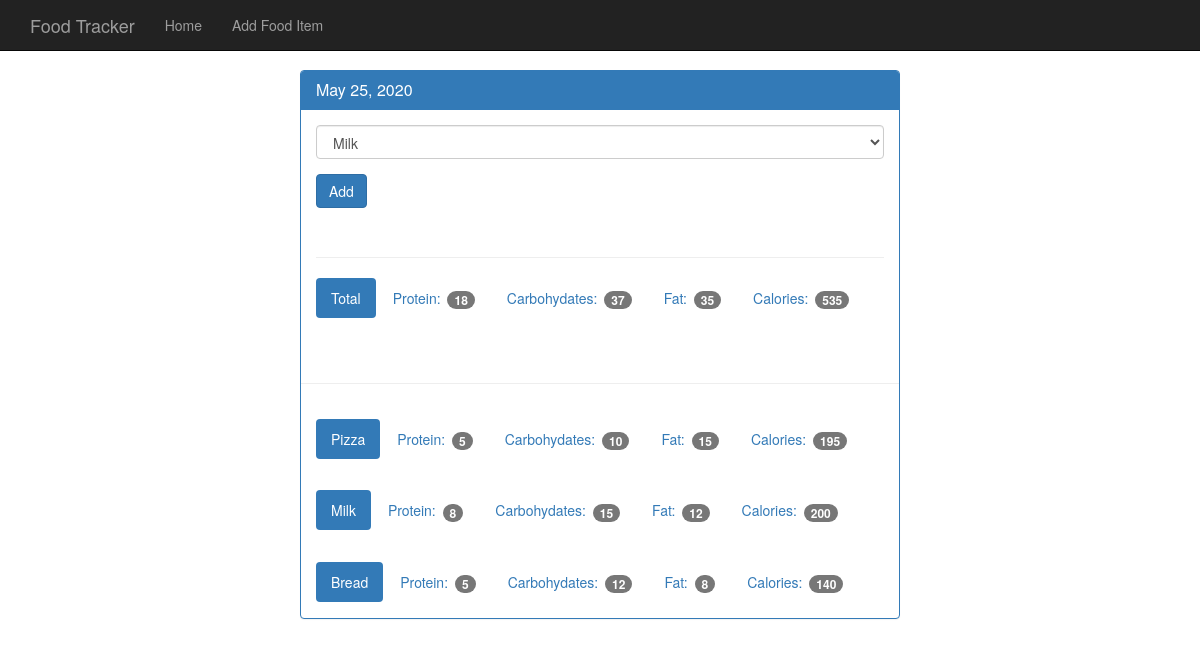
Page /view/20200525 on the committed database.
### tables this page shows
CREATE TABLE food (
    id integer  primary key autoincrement,
    name text not null ,
    protein integer not null,
    carbohydrates integer not null,
    fat integer not null,
    calories integer not null
);

### app.py (the view)
@app.route('/view/<date>', methods=['POST', 'GET'])
def view(date):
    db = get_db()
    cur = db.execute('select id, entry_date from log_date where entry_date = ?', [date])
    date_result = cur.fetchone()
    if request.method == 'POST':
        food_id = request.form['food-select']
        date_id = date_result['id']
        db.execute('insert into food_date (food_id, log_date_id) values (?, ?)', [food_id, date_id])
        db.commit()
    d = datetime.strptime(str(date_result['entry_date']), '%Y%m%d')
    pretty_date = datetime.strftime(d, '%B %d, %Y')
    food_cur = db.execute('Select id, name from food')
    food_result = food_cur.fetchall()
    log_cur = db.execute('select food.name, food.protein, food.carbohydrates, food.fat, food.calories\
                        from log_date join food_date on food_date.log_date_id = log_date.id\
                        join food on food.id = food_date.food_id where log_date.entry_date = ?', [date])
    log_results = log_cur.fetchall()
    totals = {}
    totals['protein']=0
    totals['carbohydrates']=0
    totals['calories']=0
    totals['fat']=0
    for food in log_results:
        totals['protein'] += food['protein']
        totals['carbohydrates'] += food['carbohydrates']
        totals['calories'] += food['calories']
        totals['fat'] += food['fat']
    return render_template('day.html',entry_date= date_result['entry_date'], pretty_date=pretty_date, food_result=food_result, log_results=log_results, totals=totals)

### app.py (called while the page is built)
def connect_db():
    sql = sqlite3.connect('/Users/kanakraj/PycharmProjects/FoodTracker/food_log.db')
    sql.row_factory = sqlite3.Row
    return sql

def get_db():
    if not hasattr(g, 'sqlite3_db'):
        g.sqlite_db = connect_db()
    return g.sqlite_db

### templates/day.html (shortened to what this page needs)
<!DOCTYPE html>
<html lang="en">
  <head>
    <link href="{{ url_for('static', filename='bootstrap.min.css') }}" rel="stylesheet">
    <link href="{{ url_for('static', filename='theme.css') }}" rel="stylesheet">
  </head>
  <body>
    <nav class="navbar navbar-inverse navbar-fixed-top">
      <div class="container">
        <div class="navbar-header">
          <a class="navbar-brand" href="#">Food Tracker</a>
        </div>
        <div id="navbar" class="navbar-collapse collapse">
          <ul class="nav navbar-nav">
            <li><a href= {{ url_for('index') }}> Home</a></li>
            <li><a href="#">Add Food Item</a></li>
          </ul>
        </div>
      </div>
    </nav>
    <div class="container theme-showcase col-sm-6 col-sm-offset-3" role="main">
      <div class="row">
        <div>
          <div class="panel panel-primary">
            <div class="panel-heading">
              <h3 class="panel-title">{{pretty_date}}</h3>
            </div>
            <div class="panel-body">
              <form method="POST" action="{{ url_for('view', date=entry_date) }}">
                <div class="form-group">
                  <select class="form-control" name="food-select">
                       {% for food in food_result %}
                    <option value={{ food.id }}>{{ food.name }}</option>
                      {% endfor %}
                  </select>
                </div>
                <button type="submit" class="btn btn-primary">Add</button>
              </form>
              <div class="page-header"></div>
              <ul class="nav nav-pills" role="tablist">
                <li class="active"><a>Total</a></li>
                <li><a>Protein: <span class="badge">{{totals.protein}}</span></a></li>
                <li><a>Carbohydates: <span class="badge">{{totals.carbohydrates}}</span></a></li>
                <li><a>Fat: <span class="badge">{{ totals.fat }}</span></a></li>
                <li><a>Calories: <span class="badge">{{ totals.calories }}</span></a></li>
              </ul>
            </div>
            <div class="page-header"></div>
            {% for food in log_results %}
            <div class="panel-body">
              <ul class="nav nav-pills" role="tablist">
                <li class="active"><a>{{food.name}}</a></li>
                <li><a>Protein: <span class="badge">{{food.protein}}</span></a></li>
                <li><a>Carbohydates: <span class="badge">{{food.carbohydrates}}</span></a></li>
                <li><a>Fat: <span class="badge">{{food.fat}}</span></a></li>
                <li><a>Calories: <span class="badge">{{food.calories}}</span></a></li>
              </ul>
            </div>
          {% endfor %}
          </div>
        </div>
      </div>
    </div>
  </body>
</html>

### static/theme.css (style rules this page uses)
body { padding-top: 70px; padding-bottom: 30px; }

### rows in the picture
food: name "Pizza", protein "5", carbohydrates "10", fat "15", calories "195"
food: name "Milk", protein "8", carbohydrates "15", fat "12", calories "200"
food: name "Bread", protein "5", carbohydrates "12", fat "8", calories "140"

### other values in the picture
{{ pretty_date }} "May 25, 2020"
{{ totals.protein }} "18"
{{ totals.carbohydrates }} "37"
{{ totals.fat }} "35"
{{ totals.calories }} "535"
form field food-select "Milk"
